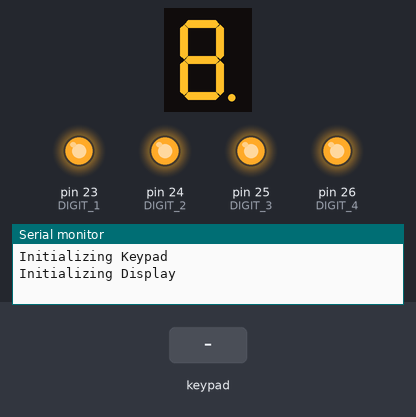
A sketch run on a simulated Arduino Mega 2560, built with avr-gcc and run on an emulated ATmega2560. Parts: 1-digit seven-segment display, output pins drawn as LEDs (lit = HIGH), the last lines printed to the serial monitor. Wiring (inferred from the names in the program): 4×4 keypad with keys 0 1 2 3 4 5 6 7 8 9 A B C D E F: rows pin 36, pin 35, pin 34, pin 33; columns pin 40, pin 39, pin 38, pin 37; 1-digit 7-segment display, segments lit when LOW: segments pin 19, pin 17, pin 13, pin 12, pin 11, pin 31, pin 32, pin 29. The inputs (shaded band) are chosen by the test bench. The segment pins are drawn as the display they are named for; pins used as bus, display or sensor lines are not drawn.

Above: at 1.7 s.
1.8 s: keypad keys 1 2 A pressed 0.4 s apart
At 3.6 s:
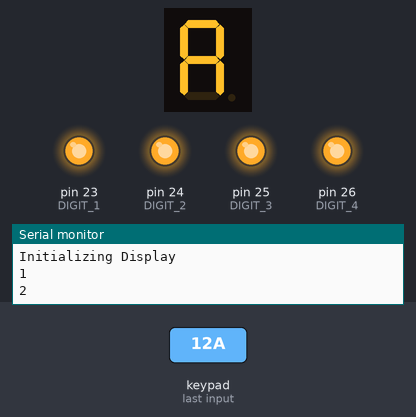
4.5 s: key 'B' pressed
At 6.0 s:
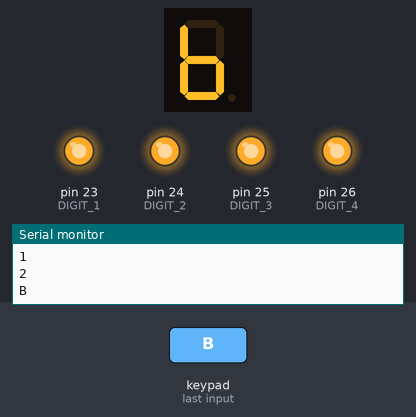
6.3 s: key 'C' pressed
At 7.6 s:
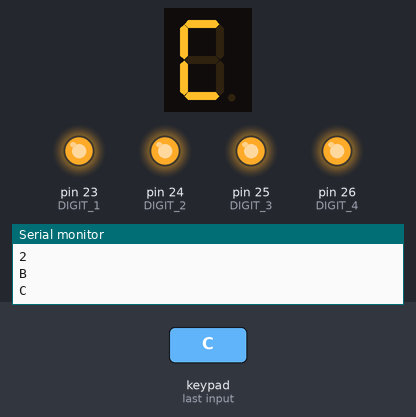
8.1 s: keypad keys 1 2 D pressed 0.4 s apart
At 9.6 s:
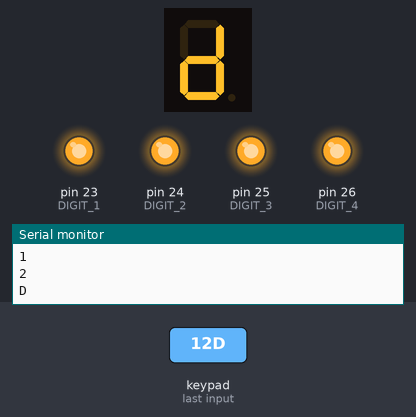
10.8 s: key 'E' pressed
At 12.2 s:
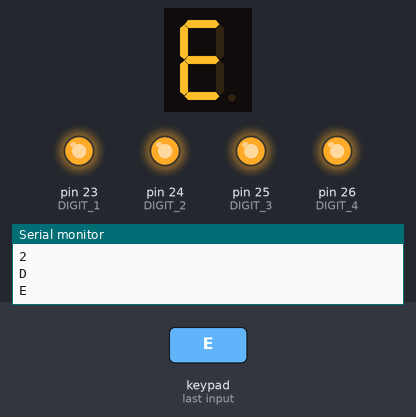
12.6 s: key 'F' pressed
At 13.6 s:
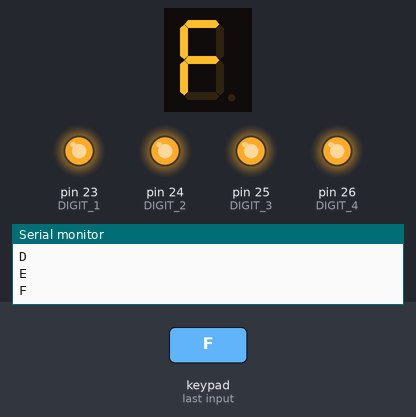
Timing chart, 0 to 15.4 s (numbered marks = the images above; inputs shaded):
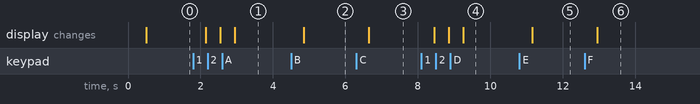

The sketch:

Keypad.ino
```cpp
/*
 *Title:    4x4 Matrix Keypad
 *Company:  Logsun Systems
 *Author:   Shreyas Deshpande
 *Date:     1st June 2023
 *
 *Description:
 *          This code interfaces the matrix keypad
 *          with msp430 and displays the key pressed on
 *          Serial Monitor
 *Connection:
 *          SV1 => J2 (7-Segment Data)
 *          SV3 => J3 (Digit Control)
 *          SV2 => J12 (Keypad)
 */

 #include "matrix.h"
 #include "Seven_Seg.h"

char Key = '\0';

 void setup(){
    Serial.begin(9600);
    delay(500);
    Serial.println("\n\nInitializing Keypad\n\n");
    init_Keypad();
    Serial.println("\n\nInitializing Display\n\n");
    Init_Disp();
    digitalWrite(DIGIT_1,HIGH);
    digitalWrite(DIGIT_2,HIGH);
    digitalWrite(DIGIT_3,HIGH);
    digitalWrite(DIGIT_4,HIGH);
 }

 void loop(){
    //Get the key pressed
    Key = keyPressed();

       //Display the key pressed on 7 segment display with Decimal point OFF.

    Display(Key,false);

 }
```

Seven_Seg.cpp
```cpp
#include "Seven_Seg.h"

void Init_Disp(){
  pinMode(A,OUTPUT);
  pinMode(B,OUTPUT);
  pinMode(C,OUTPUT);
  pinMode(D,OUTPUT);
  pinMode(E,OUTPUT);
  pinMode(F,OUTPUT);
  pinMode(G,OUTPUT);
  pinMode(DP,OUTPUT);

//Configure Digit Control pins
  pinMode(DIGIT_1,OUTPUT);
  pinMode(DIGIT_2,OUTPUT);
  pinMode(DIGIT_3,OUTPUT);
  pinMode(DIGIT_4,OUTPUT);
 //Turn OFF all the digits by default
  digitalWrite(DIGIT_1,LOW);
  digitalWrite(DIGIT_2,LOW);
  digitalWrite(DIGIT_3,LOW);
  digitalWrite(DIGIT_4,LOW);
}

void Display(uint8_t iVal,boolean dp){
    switch(iVal){
      case '0':
          digitalWrite(A,LOW);
          digitalWrite(B,LOW);
          digitalWrite(C,LOW);
          digitalWrite(D,LOW);
          digitalWrite(E,LOW);
          digitalWrite(F,LOW);
          digitalWrite(G,HIGH);
          dp?digitalWrite(DP,LOW):digitalWrite(DP,HIGH);
          break;
       case '1':
          digitalWrite(A,HIGH);
          digitalWrite(B,LOW);
          digitalWrite(C,LOW);
          digitalWrite(D,HIGH);
          digitalWrite(E,HIGH);
          digitalWrite(F,HIGH);
          digitalWrite(G,HIGH);
          dp?digitalWrite(DP,LOW):digitalWrite(DP,HIGH);
          break;
       case '2':
          digitalWrite(A,LOW);
          digitalWrite(B,LOW);
          digitalWrite(C,HIGH);
          digitalWrite(D,LOW);
          digitalWrite(E,LOW);
          digitalWrite(F,HIGH);
          digitalWrite(G,LOW);
          dp?digitalWrite(DP,LOW):digitalWrite(DP,HIGH);
          break;
      case '3':
          digitalWrite(A,LOW);
          digitalWrite(B,LOW);
          digitalWrite(C,LOW);
          digitalWrite(D,LOW);
          digitalWrite(E,HIGH);
          digitalWrite(F,HIGH);
          digitalWrite(G,LOW);
          dp?digitalWrite(DP,LOW):digitalWrite(DP,HIGH);
          break;

       case '4':
          digitalWrite(A,HIGH);
          digitalWrite(B,LOW);
          digitalWrite(C,LOW);
          digitalWrite(D,HIGH);
          digitalWrite(E,HIGH);
          digitalWrite(F,LOW);
          digitalWrite(G,LOW);
          dp?digitalWrite(DP,LOW):digitalWrite(DP,HIGH);
          break;

      case '5':
          digitalWrite(A,LOW);
          digitalWrite(B,HIGH);
          digitalWrite(C,LOW);
          digitalWrite(D,LOW);
          digitalWrite(E,HIGH);
          digitalWrite(F,LOW);
          digitalWrite(G,LOW);
          dp?digitalWrite(DP,LOW):digitalWrite(DP,HIGH);
          break;

      case '6':
          digitalWrite(A,LOW);
          digitalWrite(B,HIGH);
          digitalWrite(C,LOW);
          digitalWrite(D,LOW);
          digitalWrite(E,LOW);
          digitalWrite(F,LOW);
          digitalWrite(G,LOW);
          dp?digitalWrite(DP,LOW):digitalWrite(DP,HIGH);
          break;

      case '7':
          digitalWrite(A,LOW);
          digitalWrite(B,LOW);
          digitalWrite(C,LOW);
          digitalWrite(D,HIGH);
          digitalWrite(E,HIGH);
          digitalWrite(F,HIGH);
          digitalWrite(G,HIGH);
          dp?digitalWrite(DP,LOW):digitalWrite(DP,HIGH);
          break;

      case '8':
          digitalWrite(A,LOW);
          digitalWrite(B,LOW);
          digitalWrite(C,LOW);
          digitalWrite(D,LOW);
          digitalWrite(E,LOW);
          digitalWrite(F,LOW);
          digitalWrite(G,LOW);
          dp?digitalWrite(DP,LOW):digitalWrite(DP,HIGH);
          break;


      case '9':
          digitalWrite(A,LOW);
          digitalWrite(B,LOW);
          digitalWrite(C,LOW);
          digitalWrite(D,LOW);
          digitalWrite(E,HIGH);
          digitalWrite(F,LOW);
          digitalWrite(G,LOW);
          dp?digitalWrite(DP,LOW):digitalWrite(DP,HIGH);
          break;


      case 'A':
          digitalWrite(A,LOW);
          digitalWrite(B,LOW);
          digitalWrite(C,LOW);
          digitalWrite(D,HIGH);
          digitalWrite(E,LOW);
          digitalWrite(F,LOW);
          digitalWrite(G,LOW);
          dp?digitalWrite(DP,LOW):digitalWrite(DP,HIGH);
          break;


      case 'B':
          digitalWrite(A,HIGH);
          digitalWrite(B,HIGH);
          digitalWrite(C,LOW);
          digitalWrite(D,LOW);
          digitalWrite(E,LOW);
          digitalWrite(F,LOW);
          digitalWrite(G,LOW);
          dp?digitalWrite(DP,LOW):digitalWrite(DP,HIGH);
          break;


      case 'C':
          digitalWrite(A,LOW);
          digitalWrite(B,HIGH);
          digitalWrite(C,HIGH);
          digitalWrite(D,LOW);
          digitalWrite(E,LOW);
          digitalWrite(F,LOW);
          digitalWrite(G,HIGH);
          dp?digitalWrite(DP,LOW):digitalWrite(DP,HIGH);
          break;

      case 'D':
          digitalWrite(A,HIGH);
          digitalWrite(B,LOW);
          digitalWrite(C,LOW);
          digitalWrite(D,LOW);
          digitalWrite(E,LOW);
          digitalWrite(F,HIGH);
          digitalWrite(G,LOW);
          dp?digitalWrite(DP,LOW):digitalWrite(DP,HIGH);
          break;

      case 'E':
          digitalWrite(A,LOW);
          digitalWrite(B,HIGH);
          digitalWrite(C,HIGH);
          digitalWrite(D,LOW);
          digitalWrite(E,LOW);
          digitalWrite(F,LOW);
          digitalWrite(G,LOW);
          dp?digitalWrite(DP,LOW):digitalWrite(DP,HIGH);
          break;


      case 'F':
          digitalWrite(A,LOW);
          digitalWrite(B,HIGH);
          digitalWrite(C,HIGH);
          digitalWrite(D,HIGH);
          digitalWrite(E,LOW);
          digitalWrite(F,LOW);
          digitalWrite(G,LOW);
          dp?digitalWrite(DP,LOW):digitalWrite(DP,HIGH);
          break;

    }
  }
```

Seven_Seg.h
```cpp
#ifndef SEVEN_SEG_H
#define SEVEN_SEG_H

#include "energia.h"

#define A            19
#define B            17
#define C            13
#define D            12
#define E            11
#define F            31
#define G            32
#define DP           29

#define DIGIT_1      23
#define DIGIT_2      24
#define DIGIT_3      25
#define DIGIT_4      26


  void Init_Disp();
 void Display(uint8_t iVal, boolean dp);

#endif
```

matrix.cpp
```cpp
#include "matrix.h"


void init_Keypad(){
  pinMode(R0,INPUT);
  pinMode(R1,INPUT);
  pinMode(R2,INPUT);
  pinMode(R3,INPUT);

  pinMode(C0,OUTPUT);
  pinMode(C1,OUTPUT);
  pinMode(C2,OUTPUT);
  pinMode(C3,OUTPUT);

  digitalWrite(C0,LOW);
  digitalWrite(C1,LOW);
  digitalWrite(C2,LOW);
  digitalWrite(C3,LOW);
}

char keyPressed(){

//Scan All rows in Collumn-1
  digitalWrite(C0,HIGH);
  digitalWrite(C1,LOW);
  digitalWrite(C2,LOW);
  digitalWrite(C3,LOW);

 if(digitalRead(R0)){
  delay(350); //De-bounce delay
  Serial.println("0");
  return('0');
 }


  if(digitalRead(R1)){
    delay(350); //De-bounce delay
    Serial.println("1");
  return('1');
 }


  if(digitalRead(R2)){
    delay(350); //De-bounce delay
    Serial.println("2");
  return('2');
 }

  if(digitalRead(R3)){
    delay(350); //De-bounce delay
    Serial.println("3");
  return('3');
 }


  //Scan All rows in Collumn-2

  digitalWrite(C0,LOW);
  digitalWrite(C1,HIGH);
  digitalWrite(C2,LOW);
  digitalWrite(C3,LOW);

 if(digitalRead(R0)){
    delay(350); //De-bounce delay
    Serial.println("4");
  return('4');
 }


  if(digitalRead(R1)){
    delay(350); //De-bounce delay
    Serial.println("5");
  return('5');
 }


  if(digitalRead(R2)){
    delay(350); //De-bounce delay
    Serial.println("6");
  return('6');
 }


  if(digitalRead(R3)){
    delay(350); //De-bounce delay
  return('7');
 }


  //Scan All rows in Collumn-3
  digitalWrite(C0,LOW);
  digitalWrite(C1,LOW);
  digitalWrite(C2,HIGH);
  digitalWrite(C3,LOW);

 if(digitalRead(R0)){
  delay(350); //De-bounce delay
  Serial.println("8");
  return('8');
 }


  if(digitalRead(R1)){
    delay(350); //De-bounce delay
    Serial.println("9");
  return('9');
 }


  if(digitalRead(R2)){
    delay(350); //De-bounce delay
  return('A');
 }

  if(digitalRead(R3)){
    delay(350); //De-bounce delay
    Serial.println("B");
  return('B');
 }


  //Scan All rows in Collumn-4
  digitalWrite(C0,LOW);
  digitalWrite(C1,LOW);
  digitalWrite(C2,LOW);
  digitalWrite(C3,HIGH);

 if(digitalRead(R0)){
  delay(350); //De-bounce delay
  Serial.println("C");
  return('C');
 }

  if(digitalRead(R1)){
    delay(350); //De-bounce delay
    Serial.println("D");
  return('D');
 }

  if(digitalRead(R2)){
    delay(350); //De-bounce delay
    Serial.println("E");
  return('E');
 }


  if(digitalRead(R3)){
    delay(350); //De-bounce delay
    Serial.println("F");
  return('F');
 }

}
```

matrix.h
```cpp
#ifndef MATRIX_H
#define MATRIX_H

#include "energia.h"

//Rows Are Input
#define R0  40
#define R1  39
#define R2  38
#define R3  37

//Collumns are Output
#define C0  36
#define C1  35
#define C2  34
#define C3  33


void init_Keypad();
char keyPressed();

#endif
```

Measured:
- after the input at 1.8 s, the display: first changes after 0.35 s (image 1 shows a later state)
- after the input at 4.5 s, the display: changes after 0.35 s (image 2)
- after the input at 6.3 s, the display: changes after 0.35 s (image 3)
- after the input at 8.1 s, the display: first changes after 0.35 s (image 4 shows a later state)
- after the input at 10.8 s, the display: changes after 0.35 s (image 5)
- after the input at 12.6 s, the display: changes after 0.35 s (image 6)
